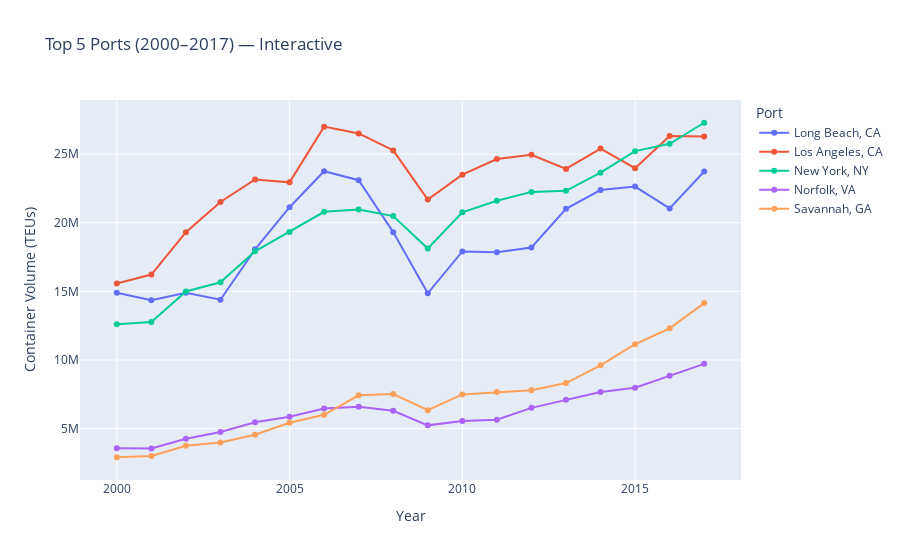

Notebook code cell kept with this figure:
### Code cell
top_ports = (df_long.groupby("Port")["Volume"].mean().sort_values(ascending=False).head(5).index)
df_top = df_long[df_long["Port"].isin(top_ports)]
fig = px.line(df_top,x="Year", y="Volume", color="Port",markers=True, title="Top 5 Ports (2000–2017) — Interactive", hover_data={"Volume": ":,.0f", "Year": True})
fig.update_layout(xaxis_title="Year", yaxis_title="Container Volume (TEUs)", hovermode="x unified")
fig.write_html("top_5_ports_interactive.html")
fig.show()

### Figure 1 — Plotly figure (JSON) as saved in the notebook; plotly's stock layout.template omitted (floating-point values rounded to 4 significant figures)
{"data": [{"hovertemplate": "Port=Long Beach, CA<br>Year=%{x}<br>Volume=%{y:,.0f}<extra></extra>", "legendgroup": "Long Beach, CA", "line": {"color": "#636efa", "dash": "solid"}, "marker": {"symbol": "circle"}, "mode": "lines+markers", "name": "Long Beach, CA", "orientation": "v", "showlegend": true, "type": "scatter", "x": [2000, 2001, 2002, 2003, 2004, 2005, 2006, 2007, 2008, 2009, 2010, 2011, 2012, 2013, 2014, 2015, 2016, 2017], "xaxis": "x", "y": [14900629, 14354785, 14892021, 14389900, 18059900, 21130156, 23753345, 23095933, 19314070, 14854970, 17904791, 17842560, 18190848, 21013956, 22376527, 22630974, 21043554, 23730349], "yaxis": "y"}, {"hovertemplate": "Port=Los Angeles, CA<br>Year=%{x}<br>Volume=%{y:,.0f}<extra></extra>", "legendgroup": "Los Angeles, CA", "line": {"color": "#EF553B", "dash": "solid"}, "marker": {"symbol": "circle"}, "mode": "lines+markers", "name": "Los Angeles, CA", "orientation": "v", "showlegend": true, "type": "scatter", "x": [2000, 2001, 2002, 2003, 2004, 2005, 2006, 2007, 2008, 2009, 2010, 2011, 2012, 2013, 2014, 2015, 2016, 2017], "xaxis": "x", "y": [15568008, 16221034, 19307108, 21510319, 23149410, 22938745, 26999878, 26505417, 25269730, 21689106, 23502371, 24635986, 24949485, 23914765, 25402273, 23974560, 26316639, 26272961], "yaxis": "y"}, {"hovertemplate": "Port=New York, NY<br>Year=%{x}<br>Volume=%{y:,.0f}<extra></extra>", "legendgroup": "New York, NY", "line": {"color": "#00cc96", "dash": "solid"}, "marker": {"symbol": "circle"}, "mode": "lines+markers", "name": "New York, NY", "orientation": "v", "showlegend": true, "type": "scatter", "x": [2000, 2001, 2002, 2003, 2004, 2005, 2006, 2007, 2008, 2009, 2010, 2011, 2012, 2013, 2014, 2015, 2016, 2017], "xaxis": "x", "y": [12601998, 12757871, 14994218, 15659527, 17919332, 19327786, 20796490, 20962153, 20482101, 18117942, 20756851, 21601624, 22244864, 22322601, 23645442, 25214798, 25748459, 27282529], "yaxis": "y"}, {"hovertemplate": "Port=Norfolk, VA<br>Year=%{x}<br>Volume=%{y:,.0f}<extra></extra>", "legendgroup": "Norfolk, VA", "line": {"color": "#ab63fa", "dash": "solid"}, "marker": {"symbol": "circle"}, "mode": "lines+markers", "name": "Norfolk, VA", "orientation": "v", "showlegend": true, "type": "scatter", "x": [2000, 2001, 2002, 2003, 2004, 2005, 2006, 2007, 2008, 2009, 2010, 2011, 2012, 2013, 2014, 2015, 2016, 2017], "xaxis": "x", "y": [3571230, 3555987, 4266647, 4747036, 5464117, 5862544, 6456294, 6597866, 6297416, 5235987, 5554618, 5645865, 6511908, 7094322, 7659810, 7978292, 8855199, 9717373], "yaxis": "y"}, {"hovertemplate": "Port=Savannah, GA<br>Year=%{x}<br>Volume=%{y:,.0f}<extra></extra>", "legendgroup": "Savannah, GA", "line": {"color": "#FFA15A", "dash": "solid"}, "marker": {"symbol": "circle"}, "mode": "lines+markers", "name": "Savannah, GA", "orientation": "v", "showlegend": true, "type": "scatter", "x": [2000, 2001, 2002, 2003, 2004, 2005, 2006, 2007, 2008, 2009, 2010, 2011, 2012, 2013, 2014, 2015, 2016, 2017], "xaxis": "x", "y": [2912963, 2997957, 3751126, 3983050, 4549810, 5428134, 6005987, 7423123, 7517652, 6343155, 7488311, 7665392, 7798747, 8319048, 9607638, 11147416, 12306893, 14144622], "yaxis": "y"}], "layout": {"hovermode": "x unified", "legend": {"title": {"text": "Port"}, "tracegroupgap": 0}, "title": {"text": "Top 5 Ports (2000–2017) — Interactive"}, "xaxis": {"anchor": "y", "domain": [0, 1], "title": {"text": "Year"}}, "yaxis": {"anchor": "x", "domain": [0, 1], "title": {"text": "Container Volume (TEUs)"}}}}
